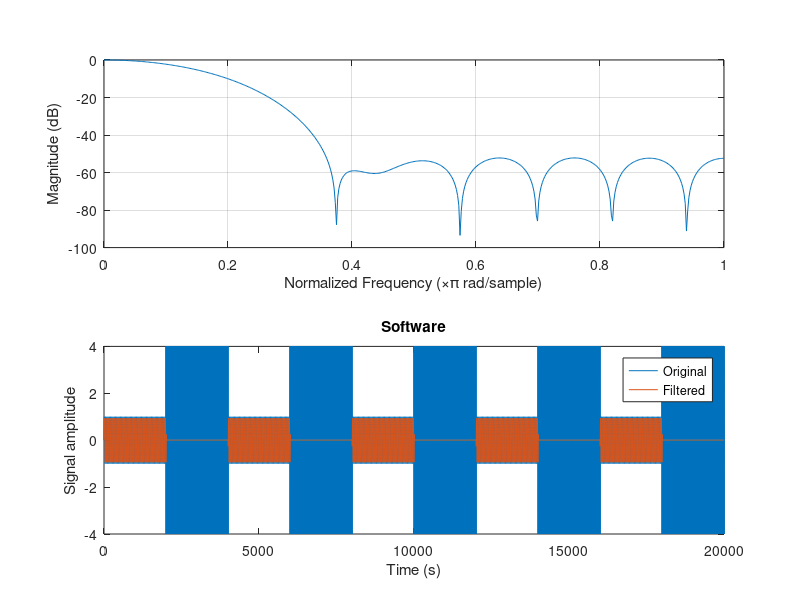

This figure's MATLAB source: (Note: this script raises an error after producing the figure.)

% CSSE4010 - Digital System Design - Practical 5
% Supporting Matlab file for practical 5

% This Matlab script provides two-tone input signal and FIR filter
% coefficients and also defines parameters for Xilinx System Generator
% implementation of the FIR filter.


%clear all; close all; clc;
close all;
clc;

%create two tone input signal.

%A1,A2 are the amplitude of the signals
%f1,f2 are the frequency of the signals (Hz)
%fs  sampling frequency (Hz)
%duration in seconds
%cycle no of cycles
A1=1;
A2=4;
f1=200;
f2=2000;
fs=8000; 
dur=1/4;
cycle=5;

values=0:1/fs:(dur-1/fs);
sig1=A1*sin(2*pi* f1*values);
sig2=A2*sin(2*pi* f2*values);
sigtemp=[sig1';sig2']';
sig=[];

for i=1:cycle
    sig=[sig';sigtemp']';
end
sig=sig'; %sig is the input signal to the filter

%get filter coefficients
Wo=0.15; %normalized cut off frequency 0<W0<1;
taps=16; % order of the FIR filter
[b]=fir1(taps,Wo,'low'); %Low pass filter
freqz(b,1,512);% Plot filter responses with 512 fft points
filtered_signal_sw=filter(b(1:taps),1,sig); %filter the signal

%soundsc(sig,fs); %Play orginal
%soundsc(filtered_signal,fs); %Play filtered
% figure
plot(sig); hold on; plot(filtered_signal_sw); legend('Original','Filtered'); title('Software');
xlabel('Time (s)'); ylabel('Signal amplitude');
%%
% Parameters for the System Generator Design
LH=length(sig);
sig_in=zeros(LH,2);
sig_in(:,1)=1:LH;
sig_in(:,2)=sig; % This is the input signa to the System Generator Model

% Fixed-point word lengths for signal
W = 16;
D = 15;

% Fixed-point word lengths for filter coefficients
Wc = 16;
Dc = 14;

% After setting these up you can run the Simulink model with System
% Generator design and this will provide the filtered output. You can then
% compare the output with the software version above to verify the correct
% functionality and also to fine-tune the wordlengths

C = out.C.Data;

figure;
plot(sig); hold on; plot(C); legend('Original','Filtered'); title('Hardware');
xlabel('Time (s)'); ylabel('Signal amplitude');

%error_vect = [];
%for i = 1 : length(filtered_signal_sw)
%    error_vect(i) = ((sum(C(i) - filtered_signal_sw(i))^2) / sum((filtered_signal_sw(i))^2));
%end
%error_frac = log10(sum(C.^2) / sum(filtered_signal_sw.^2));

% numerator = (C - filtered_signal_sw).^2;
% denominator = (filtered_signal_sw).^2;
% num_sum = sum(numerator);
% den_sum = sum(denominator);

SER = 20 * log10(((sum(C - filtered_signal_sw))^2)/((sum(filtered_signal_sw))^2));

% figure;
% hold on;
% plot(C);
% plot(filtered_signal_sw);
% title('Hardware vs software filtered');
% legend('Hardware', 'Software');

%sound(filtered_signal_sw);

%figure;
%plot(SER_vect);